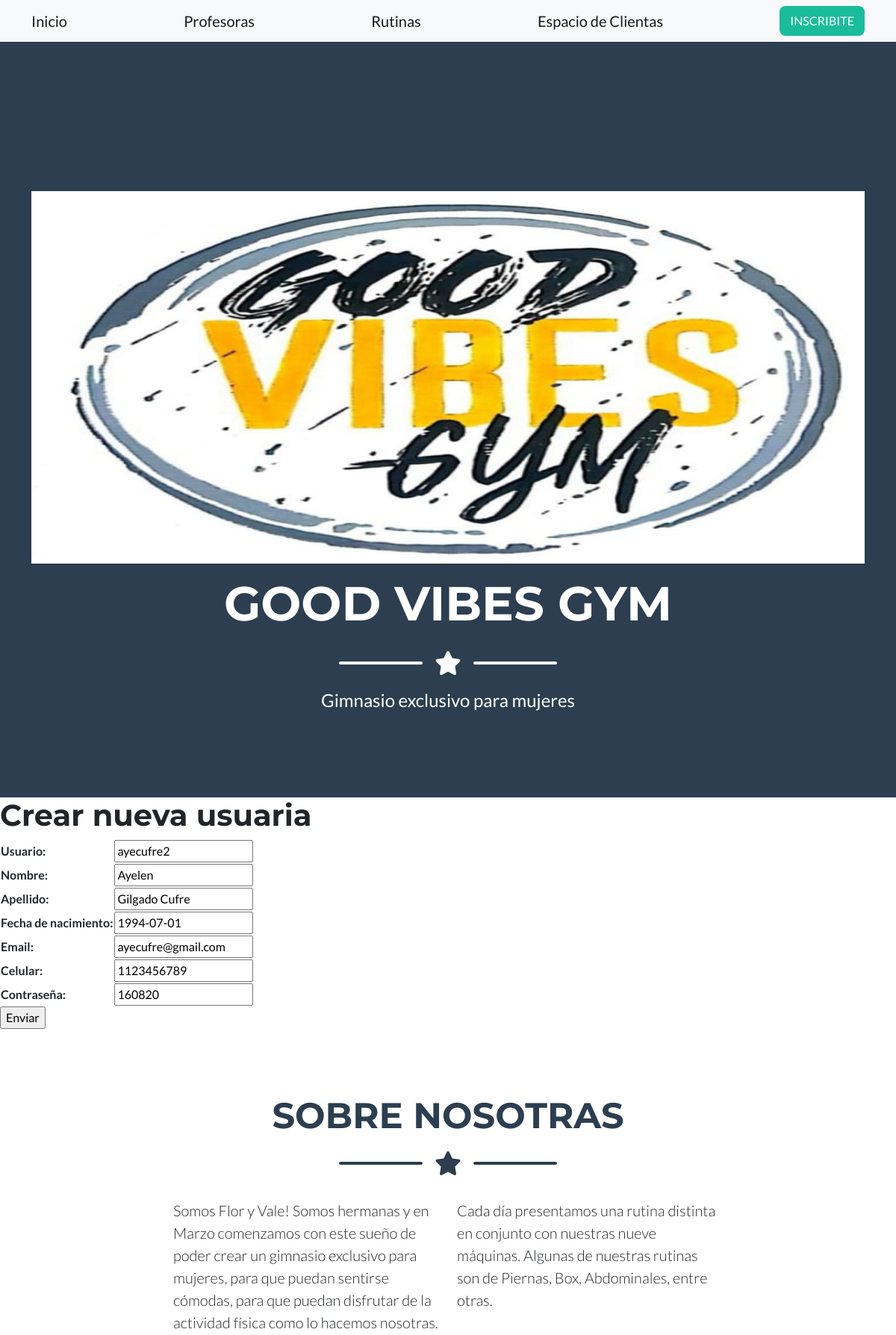
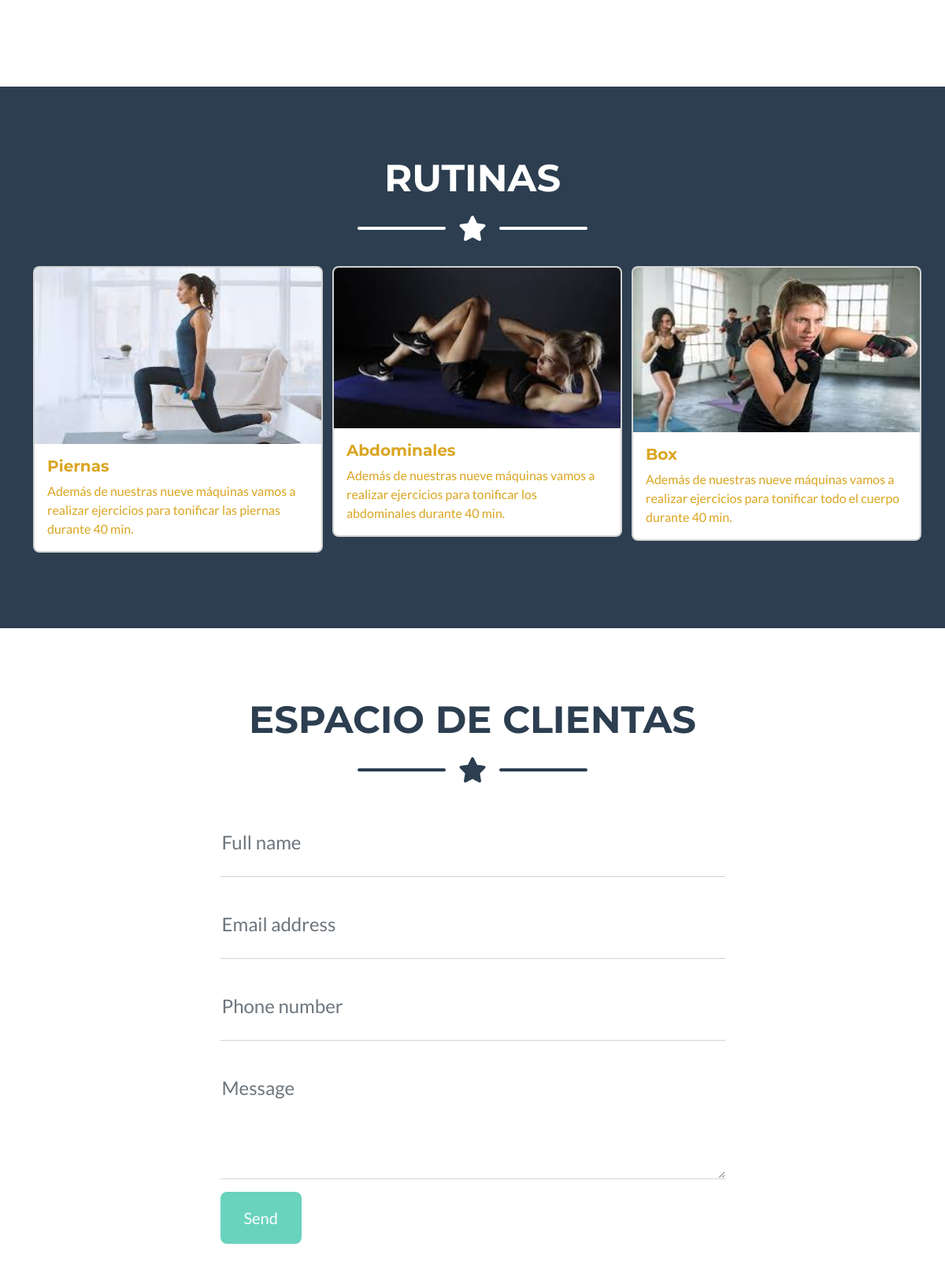
Page /AppGym/editarClienta/ayecufre2/ (upper part) on the committed database (2 pictures, top to bottom).
### AppGym/models.py (models this page shows, shortened)
class Clientes(models.Model):
    usuario = models.CharField(max_length=50)
    nombre = models.CharField(max_length=50)
    apellido = models.CharField(max_length=50)
    fecha_de_nacimiento = models.DateField()
    email = models.EmailField()
    celular = models.IntegerField()
    contraseña = models.IntegerField()

### AppGym/views.py (the view)
# urls.py: path('editarClienta/<clienta_usuario>/', views.editarClienta, name= "EditarClienta"),
def editarClienta(request, clienta_usuario):
   clienta = Clientes.objects.get(usuario=clienta_usuario)
   if request.method == 'POST':
      miFormulario = NuevaClientaFormulario(request.POST)
      print(miFormulario)
      if miFormulario.is_valid:
         informacion = miFormulario.cleaned_data
         clienta.usuario = informacion['usuario']
         clienta.nombre = informacion['nombre']
         clienta.apellido = informacion['apellido']
         clienta.fecha_de_nacimiento = informacion['fecha_de_nacimiento']
         clienta.email = informacion['email']
         clienta.celular = informacion['celular']
         clienta.contraseña = informacion['contraseña']
         clienta.save()
         return render(request, "AppGym/Inicio.html")
   else:
       miFormulario= NuevaClientaFormulario(initial={'usuario': clienta.usuario, 'nombre': clienta.nombre, 'apellido': clienta.apellido, 'fecha_de_nacimiento': clienta.fecha_de_nacimiento, 'email': clienta.email, 'celular': clienta.celular, 'contraseña': clienta.contraseña})
   return render(request, "AppGym/NuevaClientaFormulario.html", {"miFormulario":miFormulario, "clienta_usuario":clienta_usuario})

### AppGym/forms.py
class NuevaClientaFormulario(forms.Form):
    usuario = forms.CharField()
    nombre = forms.CharField()
    apellido = forms.CharField()
    fecha_de_nacimiento = forms.DateField()
    email = forms.EmailField()
    celular = forms.IntegerField()
    contraseña = forms.IntegerField()

### AppGym/template/AppGym/NuevaClientaFormulario.html (shortened to what this page needs)
{% extends "AppGym/padre.html" %}
{% load static %}
{% block contenidoQueCambia %}
   <h1>Crear nueva usuaria</h1>
   <form action="" method="POST">{% csrf_token %}
    <table>
        {{miFormulario.as_table}}
    </table>
    <input type="submit", value="Enviar">
   </form>
{% endblock %}

### rows in the picture
Clientes: usuario "ayecufre2", nombre "Ayelen", apellido "Gilgado Cufre", fecha_de_nacimiento "1994-07-01", email "ayecufre@gmail.com", celular "1123456789", contraseña "160820"
